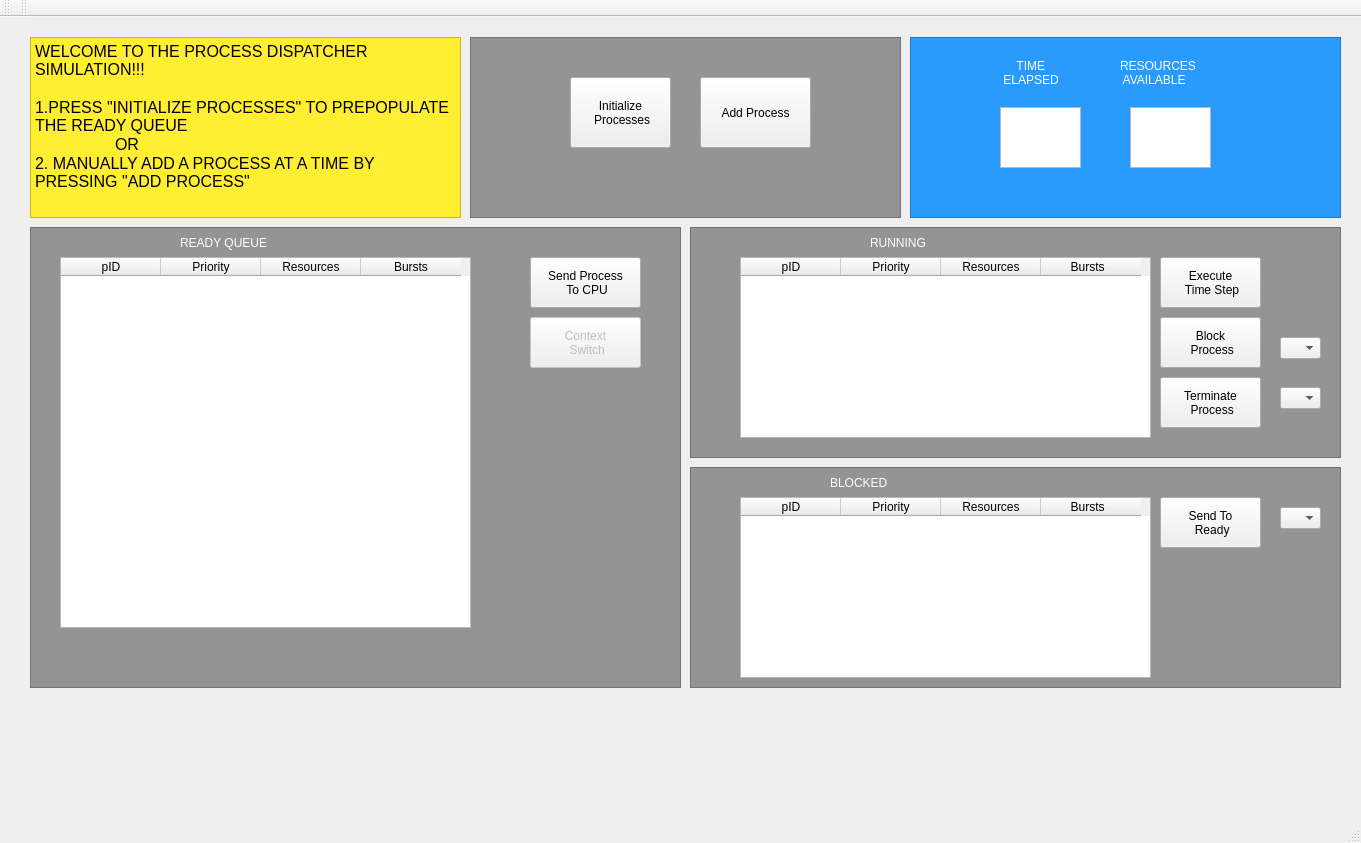
<?xml version="1.0" encoding="UTF-8"?>
<ui version="4.0">
 <class>MainWindow</class>
 <widget class="QMainWindow" name="MainWindow">
  <property name="geometry">
   <rect>
    <x>0</x>
    <y>0</y>
    <width>1361</width>
    <height>843</height>
   </rect>
  </property>
  <property name="windowTitle">
   <string>MainWindow</string>
  </property>
  <property name="styleSheet">
   <string notr="true"/>
  </property>
  <widget class="QWidget" name="centralWidget">
   <widget class="QTableWidget" name="Running">
    <property name="geometry">
     <rect>
      <x>740</x>
      <y>240</y>
      <width>411</width>
      <height>181</height>
     </rect>
    </property>
    <attribute name="verticalHeaderVisible">
     <bool>false</bool>
    </attribute>
    <column>
     <property name="text">
      <string>pID</string>
     </property>
    </column>
    <column>
     <property name="text">
      <string>Priority</string>
     </property>
     <property name="textAlignment">
      <set>AlignCenter</set>
     </property>
    </column>
    <column>
     <property name="text">
      <string>Resources</string>
     </property>
    </column>
    <column>
     <property name="text">
      <string>Bursts  </string>
     </property>
    </column>
   </widget>
   <widget class="QPushButton" name="execute">
    <property name="geometry">
     <rect>
      <x>1160</x>
      <y>240</y>
      <width>101</width>
      <height>51</height>
     </rect>
    </property>
    <property name="styleSheet">
     <string notr="true">
font: 10pt &quot;Arial Rounded MT Bold&quot;;
</string>
    </property>
    <property name="text">
     <string>Execute 
 Time Step</string>
    </property>
   </widget>
   <widget class="QLabel" name="running_label">
    <property name="geometry">
     <rect>
      <x>870</x>
      <y>210</y>
      <width>121</width>
      <height>31</height>
     </rect>
    </property>
    <property name="styleSheet">
     <string notr="true">font: 16pt &quot;Arial Rounded MT Bold&quot;;
color: rgb(255, 255, 255);</string>
    </property>
    <property name="text">
     <string>RUNNING </string>
    </property>
   </widget>
   <widget class="QTableWidget" name="blocked">
    <property name="geometry">
     <rect>
      <x>740</x>
      <y>480</y>
      <width>411</width>
      <height>181</height>
     </rect>
    </property>
    <attribute name="verticalHeaderVisible">
     <bool>false</bool>
    </attribute>
    <column>
     <property name="text">
      <string>pID</string>
     </property>
    </column>
    <column>
     <property name="text">
      <string>Priority</string>
     </property>
    </column>
    <column>
     <property name="text">
      <string>Resources</string>
     </property>
    </column>
    <column>
     <property name="text">
      <string>Bursts  </string>
     </property>
    </column>
   </widget>
   <widget class="QLabel" name="blocked_label">
    <property name="geometry">
     <rect>
      <x>830</x>
      <y>450</y>
      <width>131</width>
      <height>31</height>
     </rect>
    </property>
    <property name="styleSheet">
     <string notr="true">font: 16pt &quot;Arial Rounded MT Bold&quot;;
color: rgb(255, 255, 255);</string>
    </property>
    <property name="text">
     <string>BLOCKED</string>
    </property>
   </widget>
   <widget class="QTextBrowser" name="messageBox">
    <property name="geometry">
     <rect>
      <x>30</x>
      <y>20</y>
      <width>431</width>
      <height>181</height>
     </rect>
    </property>
    <property name="styleSheet">
     <string notr="true">background-color: rgb(255, 238, 49);
font: 12pt &quot;Arial Rounded MT Bold&quot;;</string>
    </property>
    <property name="html">
     <string>&lt;!DOCTYPE HTML PUBLIC &quot;-//W3C//DTD HTML 4.0//EN&quot; &quot;http://www.w3.org/TR/REC-html40/strict.dtd&quot;&gt;
&lt;html&gt;&lt;head&gt;&lt;meta name=&quot;qrichtext&quot; content=&quot;1&quot; /&gt;&lt;style type=&quot;text/css&quot;&gt;
p, li { white-space: pre-wrap; }
&lt;/style&gt;&lt;/head&gt;&lt;body style=&quot; font-family:'Arial Rounded MT Bold'; font-size:12pt; font-weight:400; font-style:normal;&quot;&gt;
&lt;p style=&quot; margin-top:0px; margin-bottom:0px; margin-left:0px; margin-right:0px; -qt-block-indent:0; text-indent:0px;&quot;&gt;WELCOME TO THE PROCESS DISPATCHER SIMULATION!!! &lt;/p&gt;
&lt;p style=&quot;-qt-paragraph-type:empty; margin-top:0px; margin-bottom:0px; margin-left:0px; margin-right:0px; -qt-block-indent:0; text-indent:0px;&quot;&gt;&lt;br /&gt;&lt;/p&gt;
&lt;p style=&quot; margin-top:0px; margin-bottom:0px; margin-left:0px; margin-right:0px; -qt-block-indent:0; text-indent:0px;&quot;&gt;1.PRESS &amp;quot;INITIALIZE PROCESSES&amp;quot; TO PREPOPULATE THE READY QUEUE&lt;/p&gt;
&lt;p style=&quot; margin-top:0px; margin-bottom:0px; margin-left:0px; margin-right:0px; -qt-block-indent:0; text-indent:0px;&quot;&gt;	OR&lt;/p&gt;
&lt;p style=&quot; margin-top:0px; margin-bottom:0px; margin-left:0px; margin-right:0px; -qt-block-indent:0; text-indent:0px;&quot;&gt;2. MANUALLY ADD A PROCESS AT A TIME BY PRESSING &amp;quot;ADD PROCESS&amp;quot;&lt;/p&gt;&lt;/body&gt;&lt;/html&gt;</string>
    </property>
   </widget>
   <widget class="QPushButton" name="Block">
    <property name="geometry">
     <rect>
      <x>1160</x>
      <y>300</y>
      <width>101</width>
      <height>51</height>
     </rect>
    </property>
    <property name="styleSheet">
     <string notr="true">font: 10pt &quot;Arial Rounded MT Bold&quot;;
</string>
    </property>
    <property name="text">
     <string>Block 
 Process</string>
    </property>
   </widget>
   <widget class="QPushButton" name="terminate">
    <property name="geometry">
     <rect>
      <x>1160</x>
      <y>360</y>
      <width>101</width>
      <height>51</height>
     </rect>
    </property>
    <property name="styleSheet">
     <string notr="true">
font: 10pt &quot;Arial Rounded MT Bold&quot;;
</string>
    </property>
    <property name="text">
     <string>Terminate 
 Process</string>
    </property>
   </widget>
   <widget class="QComboBox" name="block_combo">
    <property name="geometry">
     <rect>
      <x>1280</x>
      <y>320</y>
      <width>41</width>
      <height>22</height>
     </rect>
    </property>
    <property name="editable">
     <bool>false</bool>
    </property>
    <property name="currentIndex">
     <number>-1</number>
    </property>
   </widget>
   <widget class="QComboBox" name="terminate_combo">
    <property name="geometry">
     <rect>
      <x>1280</x>
      <y>370</y>
      <width>41</width>
      <height>22</height>
     </rect>
    </property>
   </widget>
   <widget class="QPushButton" name="send_to_ready">
    <property name="geometry">
     <rect>
      <x>1160</x>
      <y>480</y>
      <width>101</width>
      <height>51</height>
     </rect>
    </property>
    <property name="styleSheet">
     <string notr="true">
font: 10pt &quot;Arial Rounded MT Bold&quot;;
</string>
    </property>
    <property name="text">
     <string>Send To 
 Ready</string>
    </property>
   </widget>
   <widget class="QComboBox" name="ready_combo">
    <property name="geometry">
     <rect>
      <x>1280</x>
      <y>490</y>
      <width>41</width>
      <height>22</height>
     </rect>
    </property>
   </widget>
   <widget class="QFrame" name="running_frame">
    <property name="geometry">
     <rect>
      <x>690</x>
      <y>210</y>
      <width>651</width>
      <height>231</height>
     </rect>
    </property>
    <property name="styleSheet">
     <string notr="true">background-color: rgb(148, 148, 148);</string>
    </property>
    <property name="frameShape">
     <enum>QFrame::StyledPanel</enum>
    </property>
    <property name="frameShadow">
     <enum>QFrame::Raised</enum>
    </property>
   </widget>
   <widget class="QFrame" name="frame_4">
    <property name="geometry">
     <rect>
      <x>690</x>
      <y>450</y>
      <width>651</width>
      <height>221</height>
     </rect>
    </property>
    <property name="styleSheet">
     <string notr="true">background-color: rgb(148, 148, 148);</string>
    </property>
    <property name="frameShape">
     <enum>QFrame::StyledPanel</enum>
    </property>
    <property name="frameShadow">
     <enum>QFrame::Raised</enum>
    </property>
   </widget>
   <widget class="QPushButton" name="send_to_cpu">
    <property name="geometry">
     <rect>
      <x>530</x>
      <y>240</y>
      <width>111</width>
      <height>51</height>
     </rect>
    </property>
    <property name="styleSheet">
     <string notr="true">font: 10pt &quot;Arial Rounded MT Bold&quot;;
</string>
    </property>
    <property name="text">
     <string>Send Process 
 To CPU</string>
    </property>
   </widget>
   <widget class="QTableWidget" name="readyQueue">
    <property name="geometry">
     <rect>
      <x>60</x>
      <y>240</y>
      <width>411</width>
      <height>371</height>
     </rect>
    </property>
    <attribute name="verticalHeaderVisible">
     <bool>false</bool>
    </attribute>
    <column>
     <property name="text">
      <string>pID</string>
     </property>
    </column>
    <column>
     <property name="text">
      <string>Priority</string>
     </property>
    </column>
    <column>
     <property name="text">
      <string>Resources</string>
     </property>
    </column>
    <column>
     <property name="text">
      <string>Bursts</string>
     </property>
    </column>
   </widget>
   <widget class="QPushButton" name="context_switch">
    <property name="enabled">
     <bool>false</bool>
    </property>
    <property name="geometry">
     <rect>
      <x>530</x>
      <y>300</y>
      <width>111</width>
      <height>51</height>
     </rect>
    </property>
    <property name="styleSheet">
     <string notr="true">font: 10pt &quot;Arial Rounded MT Bold&quot;;
</string>
    </property>
    <property name="text">
     <string>Context 
 Switch</string>
    </property>
   </widget>
   <widget class="QLabel" name="ready_label">
    <property name="geometry">
     <rect>
      <x>180</x>
      <y>210</y>
      <width>211</width>
      <height>31</height>
     </rect>
    </property>
    <property name="styleSheet">
     <string notr="true">font: 16pt &quot;Arial Rounded MT Bold&quot;;
color: rgb(255, 255, 255);</string>
    </property>
    <property name="text">
     <string>READY QUEUE</string>
    </property>
   </widget>
   <widget class="QFrame" name="frame_3">
    <property name="geometry">
     <rect>
      <x>30</x>
      <y>210</y>
      <width>651</width>
      <height>461</height>
     </rect>
    </property>
    <property name="styleSheet">
     <string notr="true">background-color: rgb(148, 148, 148);</string>
    </property>
    <property name="frameShape">
     <enum>QFrame::StyledPanel</enum>
    </property>
    <property name="frameShadow">
     <enum>QFrame::Raised</enum>
    </property>
   </widget>
   <widget class="QTextBrowser" name="resCount">
    <property name="geometry">
     <rect>
      <x>1130</x>
      <y>90</y>
      <width>81</width>
      <height>61</height>
     </rect>
    </property>
    <property name="styleSheet">
     <string notr="true">font: 30pt &quot;Quartz MS&quot;;
</string>
    </property>
   </widget>
   <widget class="QFrame" name="frame_2">
    <property name="geometry">
     <rect>
      <x>910</x>
      <y>20</y>
      <width>431</width>
      <height>181</height>
     </rect>
    </property>
    <property name="styleSheet">
     <string notr="true">background-color: rgb(41, 155, 255);</string>
    </property>
    <property name="frameShape">
     <enum>QFrame::StyledPanel</enum>
    </property>
    <property name="frameShadow">
     <enum>QFrame::Raised</enum>
    </property>
   </widget>
   <widget class="QTextBrowser" name="clock_cycles">
    <property name="geometry">
     <rect>
      <x>1000</x>
      <y>90</y>
      <width>81</width>
      <height>61</height>
     </rect>
    </property>
    <property name="styleSheet">
     <string notr="true">font: 30pt &quot;Quartz MS&quot;;
border-color: rgb(0, 0, 0);
</string>
    </property>
   </widget>
   <widget class="QLabel" name="time_label">
    <property name="geometry">
     <rect>
      <x>1000</x>
      <y>30</y>
      <width>101</width>
      <height>51</height>
     </rect>
    </property>
    <property name="styleSheet">
     <string notr="true">font: 12pt &quot;Arial Rounded MT Bold&quot;;
color: rgb(255, 255, 255);</string>
    </property>
    <property name="text">
     <string>     TIME 
 ELAPSED</string>
    </property>
   </widget>
   <widget class="QLabel" name="resource_label">
    <property name="geometry">
     <rect>
      <x>1120</x>
      <y>30</y>
      <width>141</width>
      <height>51</height>
     </rect>
    </property>
    <property name="styleSheet">
     <string notr="true">font: 12pt &quot;Arial Rounded MT Bold&quot;;
color: rgb(255, 255, 255);</string>
    </property>
    <property name="text">
     <string>RESOURCES 
 AVAILABLE</string>
    </property>
   </widget>
   <widget class="QPushButton" name="add">
    <property name="geometry">
     <rect>
      <x>700</x>
      <y>60</y>
      <width>111</width>
      <height>71</height>
     </rect>
    </property>
    <property name="styleSheet">
     <string notr="true">font: 12pt &quot;Arial Rounded MT Bold&quot;;
</string>
    </property>
    <property name="text">
     <string>Add Process</string>
    </property>
   </widget>
   <widget class="QPushButton" name="init_btn">
    <property name="geometry">
     <rect>
      <x>570</x>
      <y>60</y>
      <width>101</width>
      <height>71</height>
     </rect>
    </property>
    <property name="styleSheet">
     <string notr="true">font: 12pt &quot;Arial Rounded MT Bold&quot;;</string>
    </property>
    <property name="text">
     <string>Initialize 
 Processes</string>
    </property>
   </widget>
   <widget class="QFrame" name="frame">
    <property name="geometry">
     <rect>
      <x>470</x>
      <y>20</y>
      <width>431</width>
      <height>181</height>
     </rect>
    </property>
    <property name="styleSheet">
     <string notr="true">background-color: rgb(148, 148, 148);</string>
    </property>
    <property name="frameShape">
     <enum>QFrame::StyledPanel</enum>
    </property>
    <property name="frameShadow">
     <enum>QFrame::Raised</enum>
    </property>
   </widget>
   <zorder>frame</zorder>
   <zorder>frame_3</zorder>
   <zorder>frame_4</zorder>
   <zorder>running_frame</zorder>
   <zorder>Running</zorder>
   <zorder>execute</zorder>
   <zorder>running_label</zorder>
   <zorder>blocked</zorder>
   <zorder>blocked_label</zorder>
   <zorder>messageBox</zorder>
   <zorder>Block</zorder>
   <zorder>terminate</zorder>
   <zorder>block_combo</zorder>
   <zorder>terminate_combo</zorder>
   <zorder>send_to_ready</zorder>
   <zorder>ready_combo</zorder>
   <zorder>send_to_cpu</zorder>
   <zorder>readyQueue</zorder>
   <zorder>context_switch</zorder>
   <zorder>ready_label</zorder>
   <zorder>frame_2</zorder>
   <zorder>clock_cycles</zorder>
   <zorder>time_label</zorder>
   <zorder>resource_label</zorder>
   <zorder>resCount</zorder>
   <zorder>add</zorder>
   <zorder>init_btn</zorder>
  </widget>
  <widget class="QMenuBar" name="menuBar">
   <property name="geometry">
    <rect>
     <x>0</x>
     <y>0</y>
     <width>1361</width>
     <height>20</height>
    </rect>
   </property>
  </widget>
  <widget class="QToolBar" name="mainToolBar">
   <attribute name="toolBarArea">
    <enum>TopToolBarArea</enum>
   </attribute>
   <attribute name="toolBarBreak">
    <bool>false</bool>
   </attribute>
  </widget>
  <widget class="QStatusBar" name="statusBar"/>
  <widget class="QToolBar" name="toolBar">
   <property name="windowTitle">
    <string>toolBar</string>
   </property>
   <attribute name="toolBarArea">
    <enum>TopToolBarArea</enum>
   </attribute>
   <attribute name="toolBarBreak">
    <bool>false</bool>
   </attribute>
  </widget>
 </widget>
 <layoutdefault spacing="6" margin="11"/>
 <resources/>
 <connections/>
</ui>
